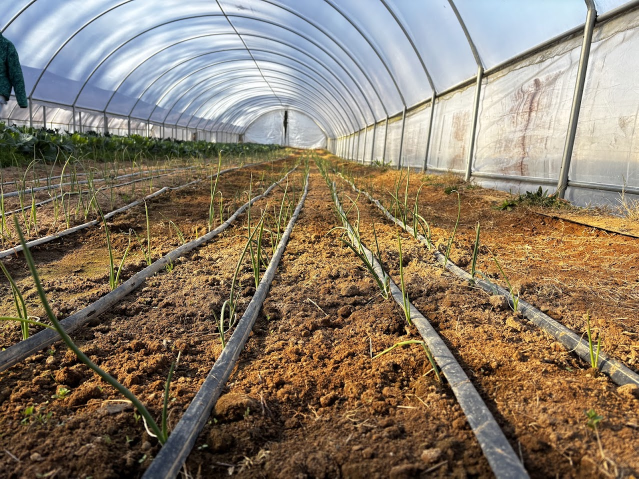
#> input picture python/driptape_regression/inputs/younger_with_drip_tape.jpg, 1277 x 957 px (shown at 1/2 size)
$ python hsv_filter_interactive.py
#> lines starting #> are read from the running program, lines starting #| are printed output that depends on the picture; after the words box and inside, x2 and y2 are one past the last pixel; in counts of white or black regions, pixels touching at a corner belong together; long printed decimals are rounded
import os
import cv2
import numpy as np
from scipy.spatial.distance import cdist

def nothing(x):
    pass

def get_pixel_islands(mask):
    """
    Uses OpenCV's connected components to extract pixel islands efficiently.
    """
    num_labels, labels, stats, _ = cv2.connectedComponentsWithStats(mask, connectivity=8)

    pixel_islands = []
    for i in range(1, num_labels):  # Ignore background (label 0)
        if stats[i, cv2.CC_STAT_AREA] >= 10:  # Filter out small components
            y, x = np.where(labels == i)
            pixels = list(zip(y, x))
            pixel_islands.append(pixels)

    return pixel_islands

def get_coastline_mask(islands, mask):
    """
    Extracts the coastlines of each connected component. Returns a binary mask with coastlines colored randomly.
    """
    coastline_mask_grayscale = np.zeros_like(mask)
    coastline_mask = cv2.cvtColor(coastline_mask_grayscale, cv2.COLOR_GRAY2BGR)
    for pixels in islands:
        temp_mask = np.zeros_like(mask)
        for y, x in pixels:
            temp_mask[y, x] = 255  # Fill pixels for current component

        contours, _ = cv2.findContours(temp_mask, cv2.RETR_EXTERNAL, cv2.CHAIN_APPROX_NONE)
        random_color = np.random.randint(0, 255, 3).tolist()
        if contours:
            cv2.drawContours(coastline_mask, contours, -1, random_color, 1)

    return coastline_mask

def merge_nearby_islands(islands, mask, distance_threshold):
    """
    Merges connected components whose closest border points are within a given distance threshold.
    """
    num_islands = len(islands)
    parent = list(range(num_islands))  # Union-Find parent array

    def find(i):
        """Find root of component i"""
        if parent[i] != i:
            parent[i] = find(parent[i])
        return parent[i]

    def union(i, j):
        """Union two components"""
        root_i = find(i)
        root_j = find(j)
        if root_i != root_j:
            parent[root_j] = root_i  # Merge into one set

    # Extract borders of each component
    borders = []
    for pixels in islands:
        temp_mask = np.zeros_like(mask)
        for y, x in pixels:
            temp_mask[y, x] = 255  # Fill pixels for current component

        contours, _ = cv2.findContours(temp_mask, cv2.RETR_EXTERNAL, cv2.CHAIN_APPROX_NONE)
        if contours:
            borders.append(np.vstack(contours[0]))  # Store boundary pixels

    # Compute pairwise distances between component borders
    for i in range(num_islands):
        for j in range(i + 1, num_islands):
            if len(borders[i]) == 0 or len(borders[j]) == 0:
                continue  # Skip if no border detected
            dist_matrix = cdist(borders[i], borders[j])  # Compute all pairwise distances
            min_dist = np.min(dist_matrix)

            if min_dist < distance_threshold:
                union(i, j)

    # Group components based on final merged sets
    merged_archipelagos = {}
    for i in range(num_islands):
        root = find(i)
        if root not in merged_archipelagos:
            merged_archipelagos[root] = []
        merged_archipelagos[root].extend(islands[i])

    return list(merged_archipelagos.values())

class Line:
    start = None
    end = None
    midpoint = None

    def __init__(self, start, end):
        self.start = start
        self.end = end
        self.midpoint = (int((start[0] + end[0]) / 2), int((start[1] + end[1]) / 2))

def get_best_fit_line(pixels):
    """
    Computes the best fit line for a given set of pixels.
    """

    # Fit a line to the pixels (y = mx + b)
    y, x = zip(*pixels)
    m, b = np.polyfit(x, y, 1)

    # Calculate the start and end points of the line
    start = (int(min(x)), int(m * min(x) + b))
    end = (int(max(x)), int(m * max(x) + b))

    return Line(start, end)

# Load image (uncomment one of the following lines to test different images)

base_dir = os.path.dirname(os.path.abspath(__file__))
image_name = "younger_with_drip_tape.jpg"
# image_name = "older_with_drip_tape.jpg"
# image_name = "wandering_drip_tape.jpg"
# image_name = "synthetic.png"
image_path = os.path.join(base_dir, "inputs", image_name)
image = cv2.imread(image_path)
#> image is the input picture: shape (957, 1277, 3); mean B, G, R 105.6, 123.5, 137.7

# Resize image and crop to only show the bottom portion
reduction_factor = 0.3
image = cv2.resize(image, (0, 0), fx=reduction_factor, fy=reduction_factor)
#> image: shape (287, 383, 3)
height, width = image.shape[:2]
amount_of_top_to_crop = 0.5
image = image[int(height * amount_of_top_to_crop):]
#> image: shape (144, 383, 3)
height, width = image.shape[:2]

cv2.namedWindow("HSV Filter")

hsv = cv2.cvtColor(image, cv2.COLOR_BGR2HSV)
#> hsv: shape (144, 383, 3); mean H, S, V 19.7, 129.1, 116.8
s_mean = cv2.mean(hsv)[1]
#> s_mean = 129.1
print("Mean Saturation:", s_mean)
#| Mean Saturation: 129.105

# Trackbar change callback
def update_mask(_=None):
    """Callback function to update the mask visualization."""
    s_max = cv2.getTrackbarPos("Sat Max", "HSV Filter")
    open_kernel_size = cv2.getTrackbarPos("Open Kernel", "HSV Filter")
    close_kernel_size = cv2.getTrackbarPos("Close Kernel", "HSV Filter")
    distance_threshold = cv2.getTrackbarPos("Distance Threshold", "HSV Filter")

    # Saturation thresholding
    lower = np.array([0, 0, 0])
    upper = np.array([179, s_max, 255])
    sat_mask = cv2.inRange(hsv, lower, upper)
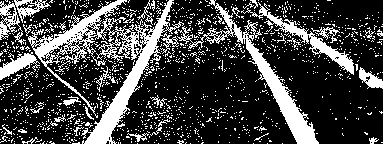
#> sat_mask: shape (144, 383); 26% white; 1319 white regions (1284 under 20 px), largest, box (x1, y1, x2, y2) and area: (28, 0, 184, 144) 5150, (177, 0, 319, 144) 2491, (241, 2, 354, 75) 1082

    # Morphological transformations to reduce noise
    denoised_mask = sat_mask.copy()

    if open_kernel_size > 0:
        open_kernel = np.ones((open_kernel_size, open_kernel_size), np.uint8)
        denoised_mask = cv2.morphologyEx(denoised_mask, cv2.MORPH_OPEN, open_kernel)
#> denoised_mask: shape (144, 383); 10.9% white; 20 white regions (3 under 20 px), largest, box (x1, y1, x2, y2) and area: (86, 2, 173, 144) 1864, (247, 43, 319, 144) 1585, (36, 0, 125, 58) 765

    if close_kernel_size > 0:
        close_kernel = np.ones((close_kernel_size, close_kernel_size), np.uint8)
        denoised_mask = cv2.morphologyEx(denoised_mask, cv2.MORPH_CLOSE, close_kernel)
#> denoised_mask: shape (144, 383); 10.9% white; 16 white regions (2 under 20 px), largest, box (x1, y1, x2, y2) and area: (86, 2, 173, 144) 1864, (247, 43, 319, 144) 1586, (0, 0, 125, 81) 1193

    # Get the pixel islands
    mask_copy = denoised_mask.copy()
    islands = get_pixel_islands(mask_copy)
#> in get_pixel_islands, `num_labels, labels, stats, _ = cv2.connectedComponentsWithStats(mask, ..`:
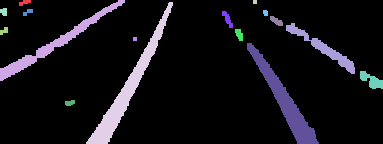
#> labels: shape (144, 383) int32; 17 distinct labels, from 0 to 16; one colour per label, 0 black
#> in get_pixel_islands, `num_labels, labels, stats, _ = cv2.connectedComponentsWithStats(mask, ..`: num_labels = 17; stats = 17 rows, first 6: [0, 0, 383, 144, 49127], [19, 0, 12, 6, 45], [0, 0, 125, 81, 1193], [253, 0, 4, 4, 16], [86, 2, 87, 142, 1864], [0, 8, 7, 8, 46]
#> the loop in get_pixel_islands, `for i in range(1, num_labels):` made 16 passes
#> y on pass 3: [0, 0, 0, 0, 1, 1, 1, 1, 2, 2, 2, 2, 3, 3, 3, 3]
#> after the loop in get_pixel_islands, `for i in range(1, num_labels):`: pixel_islands = 16 items
#> islands = 16 items

    # Draw islands in random colors
    island_mask = cv2.cvtColor(mask_copy, cv2.COLOR_GRAY2BGR)
    for pixels in islands:
        color = np.random.randint(0, 255, 3).tolist()
        for y, x in pixels:
            island_mask[y, x] = color
#> this loop made 16 passes
#> color on passes 1 to 8: [172, 47, 117], [192, 67, 251], [195, 103, 9], [211, 21, 242], [36, 87, 70], [216, 88, 140], [58, 193, 230], [39, 87, 174]
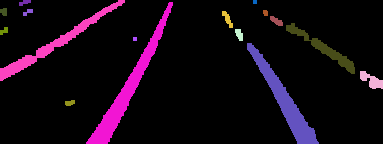
#> island_mask: shape (144, 383, 3); mean B, G, R 18.9, 7.4, 19.7

    # Get mask of each island's coastline
    coastline_mask = get_coastline_mask(islands, mask_copy)
#> the loop in get_coastline_mask, `for pixels in islands:` made 16 passes
#> random_color on passes 2, 4, 7, 9, 10, 12, 14, 15: [193, 9, 185], [202, 244, 151], [34, 128, 128], [38, 232, 244], [17, 79, 132], [31, 120, 1], [57, 35, 102], [119, 11, 174]
#> after the loop in get_coastline_mask, `for pixels in islands:`:
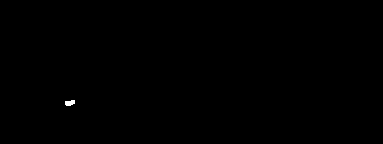
#> temp_mask: shape (144, 383); 0.09% white; 1 white region, box (x1, y1, x2, y2) and area: (65, 100, 75, 106) 47

    # Merge nearby islands into an archipelago
    archipelagos = merge_nearby_islands(islands, mask_copy, distance_threshold)
#> in merge_nearby_islands, `num_islands = len(islands)`: num_islands = 16
#> the loop in merge_nearby_islands, `for pixels in islands:` made 16 passes
#> contours on passes 1, 3, 5, 6, 8, 11, 13: 1 contour; box (x1, y1, x2, y2) and area: (19, 0, 31, 6) 30, 1 contour, all with area under 20, 1 contour; box (x1, y1, x2, y2) and area: (0, 8, 7, 16) 34, 1 contour; box (x1, y1, x2, y2) and area: (23, 9, 33, 16) 25, 1 contour, all with area under 20, 1 contour; box (x1, y1, x2, y2) and area: (0, 27, 8, 35) 28, 1 contour, all with area under 20
#> after the loop in merge_nearby_islands, `for pixels in islands:`: borders = 16 items
#> after the loop in merge_nearby_islands, `for i in range(num_islands):`: merged_archipelagos = 9 items
#> archipelagos = 9 items

    # Draw archipelagos in random colors
    archipelago_mask = cv2.cvtColor(mask_copy, cv2.COLOR_GRAY2BGR)
    for pixels in archipelagos:
        color = np.random.randint(0, 255, 3).tolist()
        for y, x in pixels:
            archipelago_mask[y, x] = color
#> this loop made 9 passes
#> color on passes 1 to 8: [142, 99, 53], [140, 121, 170], [84, 203, 68], [6, 196, 47], [127, 244, 131], [204, 100, 180], [232, 78, 143], [148, 227, 186]
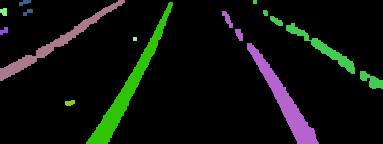
#> archipelago_mask: shape (144, 383, 3); mean B, G, R 11.7, 16.7, 12.6

    # Get the best fit line for each archipelago
    mask_with_lines = cv2.cvtColor(mask_copy, cv2.COLOR_GRAY2BGR)
    image_with_lines = image.copy()
    lines = []
    for pixels in archipelagos:
        if len(pixels) < 100: # Skip small archipelagos
            continue
        line = get_best_fit_line(pixels)
        lines.append(line)
#> this loop made 9 passes
#> (m in get_best_fit_line, b in get_best_fit_line) on passes 2, 3, 4, 6: (-0.617, 76.84), (0.642, -159.1), (-1.75, 312.1), (1.5, -325.2)
#> after the loop, lines = 4 items

    # Sort lines by x-coordinate of midpoint
    lines.sort(key=lambda line: line.midpoint[0])

    # Determines the indices of the two lines closest to the image centerline on each side
    right_line_index = 0
    left_line_index = 0

    for idx, line in enumerate(lines):
        if line.midpoint[0] > width / 2:
            right_line_index = idx
            left_line_index = idx - 1
            break
#> this loop made 3 passes
#> (right_line_index, left_line_index) on pass 3: (2, 1)

    # Draw lines on the mask and original image
    # Two lines closest to image centerline are colored green
    for idx, line in enumerate(lines):
        color = (0, 255, 0) if idx == right_line_index or idx == left_line_index else (0, 0, 255)
        cv2.line(mask_with_lines, line.start, line.end, color, 2)
        cv2.line(image_with_lines, line.start, line.end, color, 2)
#> this loop made 4 passes
#> color on passes 1 to 4: (0, 0, 255), (0, 255, 0), (0, 255, 0), (0, 0, 255)
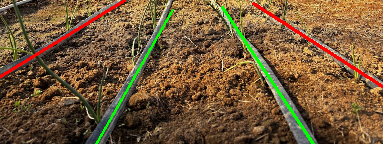
#> image_with_lines: shape (144, 383, 3); mean B, G, R 57.2, 89.6, 116.7
#> mask_with_lines: shape (144, 383, 3); mean B, G, R 20.4, 24.5, 24.9

    # Add a grey/white line at the image vertical centerline
    cv2.line(mask_with_lines, (width // 2, 0), (width // 2, height), (128, 128, 128), 2)
#> mask_with_lines: shape (144, 383, 3); mean B, G, R 21.4, 25.5, 25.9
    cv2.line(image_with_lines, (width // 2, 0), (width // 2, height), (255, 255, 255), 2)
#> image_with_lines: shape (144, 383, 3); 0.78% of pixels changed, all inside (x1, y1, x2, y2) = (190, 0, 193, 144)

    # Create a 4x2 grid of images
    first_row = np.hstack([
        image,
        cv2.cvtColor(sat_mask, cv2.COLOR_GRAY2BGR),
        cv2.cvtColor(denoised_mask, cv2.COLOR_GRAY2BGR),
        island_mask
    ])
    second_row = np.hstack([
        coastline_mask,
        archipelago_mask,
        mask_with_lines,
        image_with_lines,
    ])
    combined = np.vstack([first_row, second_row])
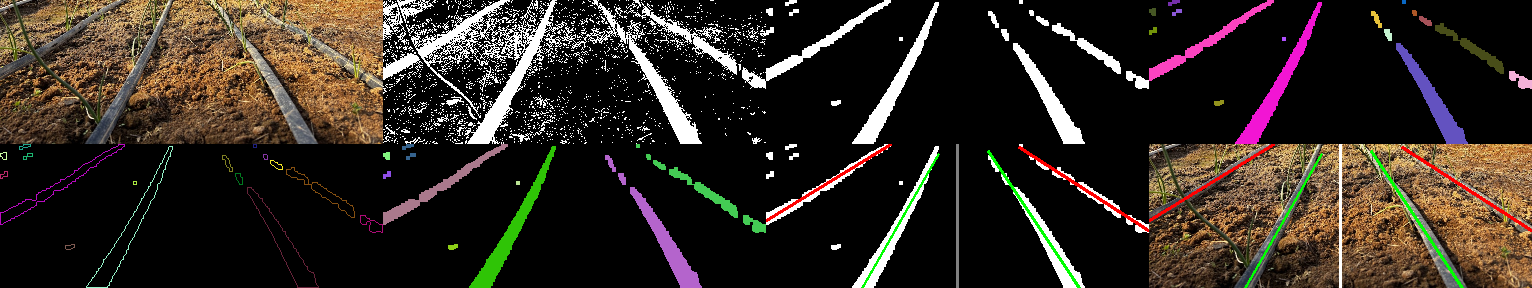
#> combined: shape (288, 1532, 3); mean B, G, R 33.6, 40.8, 48.8

    cv2.imshow("HSV Filter", combined)

# Create trackbars with callback
cv2.createTrackbar("Sat Max", "HSV Filter", int(s_mean * 0.8), 255, update_mask)
cv2.createTrackbar("Open Kernel", "HSV Filter", 4, 20, update_mask)
cv2.createTrackbar("Close Kernel", "HSV Filter", 3, 20, update_mask)
cv2.createTrackbar("Distance Threshold", "HSV Filter", 10, 50, update_mask)

# Initialize the display once
update_mask()

# Main loop to wait for user to press 'q'
while True:
    if cv2.waitKey(1) & 0xFF == ord("q"):
#> (key q is pressed here)
        break

cv2.destroyAllWindows()
